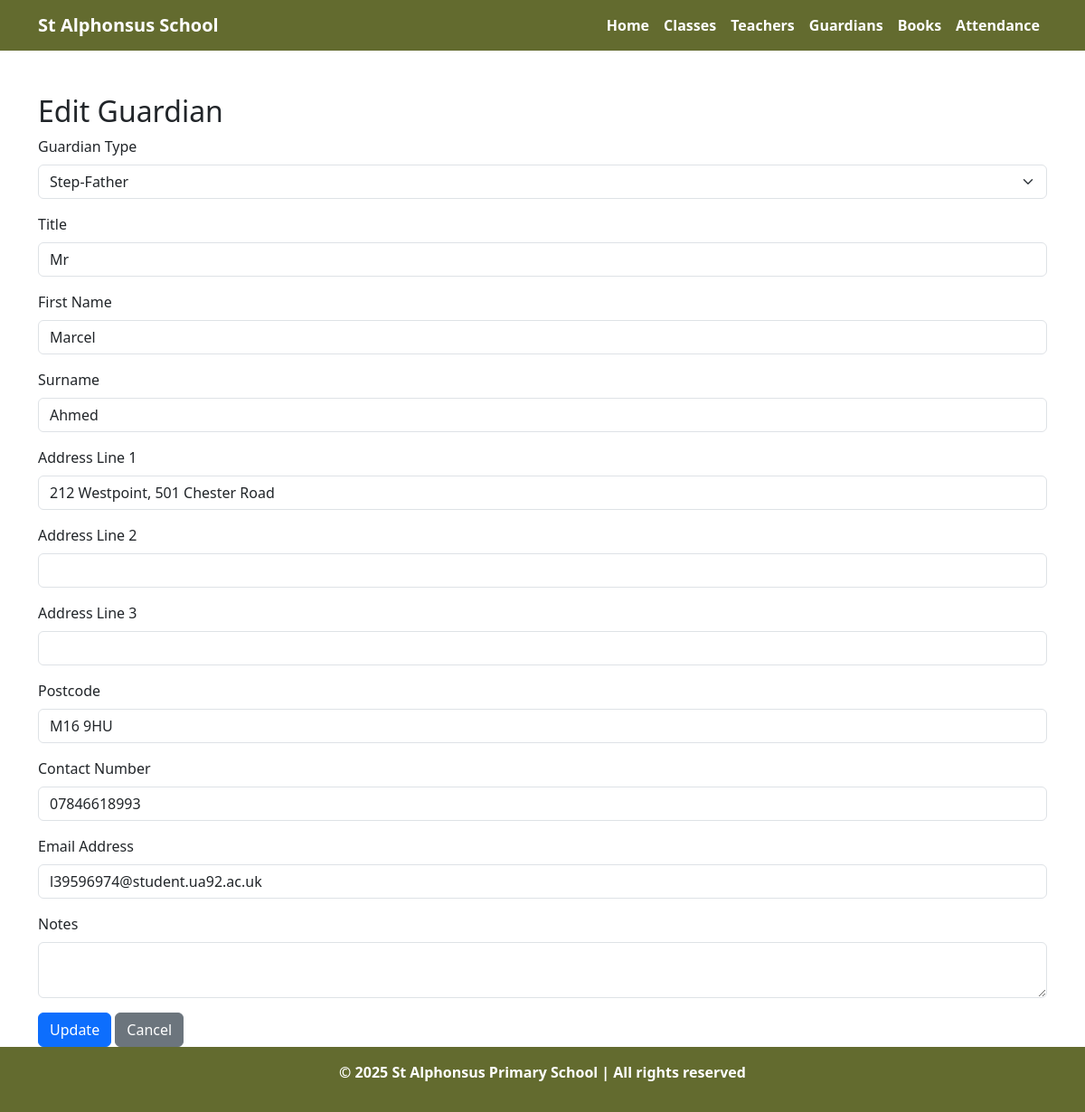
Screenshot of /edit_guardian.php?id=1 with the database file from the repository.
### tables this page shows
CREATE TABLE `guardian` (
  `GuardianID` int(11) NOT NULL,
  `GuardianType` varchar(50) DEFAULT NULL,
  `Title` varchar(10) DEFAULT NULL,
  `FirstName` varchar(50) NOT NULL,
  `Surname` varchar(50) NOT NULL,
  `Address_Line1` varchar(100) DEFAULT NULL,
  `Address_Line2` varchar(100) DEFAULT NULL,
  `Address_Line3` varchar(100) DEFAULT NULL,
  `Postcode` varchar(10) DEFAULT NULL,
  `ContactNumber` varchar(15) DEFAULT NULL,
  `EmailAddress` varchar(100) DEFAULT NULL,
  `Notes` text DEFAULT NULL
);

### edit_guardian.php (the view, shortened to what this page needs)
<?php
include 'config.php';
include 'header.php';
$guardianId = $_GET['id'] ?? null;
$result = $conn->query("SELECT * FROM Guardian WHERE GuardianID = $guardianId");
$guardian = $result->fetch_assoc();
?>
<div class="container mt-5">
    <h2>Edit Guardian</h2>
    <form method="POST">
        <div class="mb-3">
            <label class="form-label">Guardian Type</label>
            <select name="guardian_type" class="form-select" required>
                <?php
                $types = ['Mother', 'Father', 'Step-Mother', 'Step-Father', 'Grandparent', 'Aunt', 'Uncle', 'Other'];
                foreach ($types as $typeOption) {
                    $selected = $guardian['GuardianType'] === $typeOption ? 'selected' : '';
                    echo "<option value='$typeOption' $selected>$typeOption</option>";
                }
                ?>
            </select>
        </div>
        <div class="mb-3">
            <label class="form-label">Title</label>
            <input type="text" name="title" class="form-control" value="<?= htmlspecialchars($guardian['Title']) ?>">
        </div>
        <div class="mb-3">
            <label class="form-label">First Name</label>
            <input type="text" name="first_name" class="form-control" value="<?= htmlspecialchars($guardian['FirstName']) ?>" required>
        </div>
        <div class="mb-3">
            <label class="form-label">Surname</label>
            <input type="text" name="surname" class="form-control" value="<?= htmlspecialchars($guardian['Surname']) ?>" required>
        </div>
        <div class="mb-3">
            <label class="form-label">Address Line 1</label>
            <input type="text" name="address_line1" class="form-control" value="<?= htmlspecialchars($guardian['Address_Line1']) ?>">
        </div>
        <div class="mb-3">
            <label class="form-label">Address Line 2</label>
            <input type="text" name="address_line2" class="form-control" value="<?= htmlspecialchars($guardian['Address_Line2']) ?>">
        </div>
        <div class="mb-3">
            <label class="form-label">Address Line 3</label>
            <input type="text" name="address_line3" class="form-control" value="<?= htmlspecialchars($guardian['Address_Line3']) ?>">
        </div>
        <div class="mb-3">
            <label class="form-label">Postcode</label>
            <input type="text" name="postcode" class="form-control" value="<?= htmlspecialchars($guardian['Postcode']) ?>">
        </div>
        <div class="mb-3">
            <label class="form-label">Contact Number</label>
            <input type="text" name="contact_number" class="form-control" value="<?= htmlspecialchars($guardian['ContactNumber']) ?>">
        </div>
        <div class="mb-3">
            <label class="form-label">Email Address</label>
            <input type="email" name="email_address" class="form-control" value="<?= htmlspecialchars($guardian['EmailAddress']) ?>">
        </div>
        <div class="mb-3">
            <label class="form-label">Notes</label>
            <textarea name="notes" class="form-control"><?= htmlspecialchars($guardian['Notes']) ?></textarea>
        </div>
        <button type="submit" class="btn btn-primary">Update</button>
        <a href="view_guardians.php" class="btn btn-secondary">Cancel</a>
    </form>
</div>
<?php include 'footer.php';  ?>

### header.php (style rules this page uses)
html, body { height: 100%; margin: 0; display: flex; flex-direction: column; }

### rows the page displays
guardian: title "Mr", first_name "Marcel", surname "Ahmed", address_line1 "212 Westpoint, 501 Chester Road", postcode "M16 9HU", contact_number "07846618993", email_address "l39596974@student.ua92.ac.uk"

### other values shown
form field guardian_type "Step-Father"
